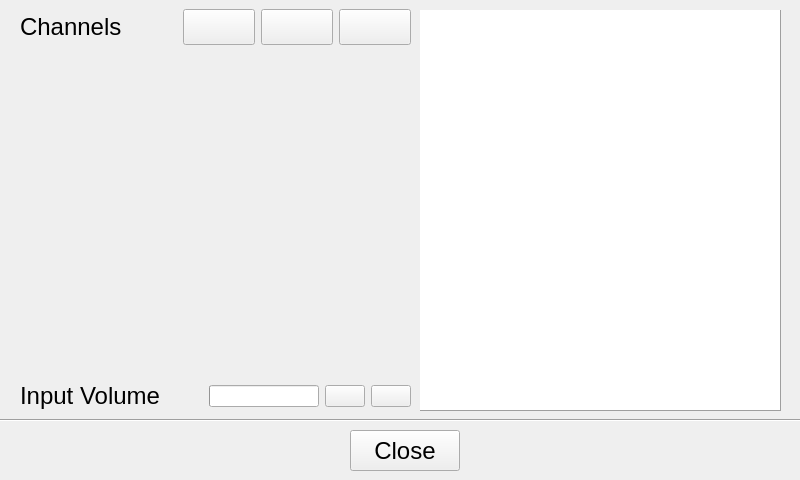
<?xml version="1.0" encoding="UTF-8"?>
<ui version="4.0">
 <class>SpectrumOptionsView</class>
 <widget class="QWidget" name="SpectrumOptionsView">
  <property name="geometry">
   <rect>
    <x>0</x>
    <y>0</y>
    <width>800</width>
    <height>480</height>
   </rect>
  </property>
  <property name="windowTitle">
   <string>Spectrum Options</string>
  </property>
  <property name="autoFillBackground">
   <bool>true</bool>
  </property>
  <widget class="QWidget" name="verticalLayoutWidget">
   <property name="geometry">
    <rect>
     <x>20</x>
     <y>9</y>
     <width>391</width>
     <height>401</height>
    </rect>
   </property>
   <layout class="QVBoxLayout" name="left_layout">
    <item>
     <layout class="QHBoxLayout" name="horizontalLayout">
      <item>
       <widget class="QLabel" name="label_channels">
        <property name="font">
         <font>
          <pointsize>18</pointsize>
         </font>
        </property>
        <property name="text">
         <string>Channels</string>
        </property>
       </widget>
      </item>
      <item>
       <spacer name="channel_hs">
        <property name="orientation">
         <enum>Qt::Horizontal</enum>
        </property>
        <property name="sizeHint" stdset="0">
         <size>
          <width>40</width>
          <height>20</height>
         </size>
        </property>
       </spacer>
      </item>
      <item>
       <widget class="QPushButton" name="button_c_v">
        <property name="minimumSize">
         <size>
          <width>0</width>
          <height>0</height>
         </size>
        </property>
        <property name="font">
         <font>
          <pointsize>18</pointsize>
         </font>
        </property>
        <property name="text">
         <string/>
        </property>
        <property name="icon">
         <iconset resource="../resources.qrc">
          <normaloff>:/icons/assets/icons/v.svg</normaloff>:/icons/assets/icons/v.svg</iconset>
        </property>
        <property name="iconSize">
         <size>
          <width>32</width>
          <height>32</height>
         </size>
        </property>
        <property name="checkable">
         <bool>true</bool>
        </property>
        <property name="checked">
         <bool>false</bool>
        </property>
       </widget>
      </item>
      <item>
       <widget class="QPushButton" name="button_c_h">
        <property name="minimumSize">
         <size>
          <width>0</width>
          <height>0</height>
         </size>
        </property>
        <property name="font">
         <font>
          <pointsize>18</pointsize>
         </font>
        </property>
        <property name="text">
         <string/>
        </property>
        <property name="icon">
         <iconset resource="../resources.qrc">
          <normaloff>:/icons/assets/icons/h.svg</normaloff>:/icons/assets/icons/h.svg</iconset>
        </property>
        <property name="iconSize">
         <size>
          <width>32</width>
          <height>32</height>
         </size>
        </property>
        <property name="checkable">
         <bool>true</bool>
        </property>
       </widget>
      </item>
      <item>
       <widget class="QPushButton" name="button_c_vh">
        <property name="minimumSize">
         <size>
          <width>0</width>
          <height>0</height>
         </size>
        </property>
        <property name="font">
         <font>
          <pointsize>18</pointsize>
         </font>
        </property>
        <property name="text">
         <string/>
        </property>
        <property name="icon">
         <iconset resource="../resources.qrc">
          <normaloff>:/icons/assets/icons/vh.svg</normaloff>:/icons/assets/icons/vh.svg</iconset>
        </property>
        <property name="iconSize">
         <size>
          <width>32</width>
          <height>32</height>
         </size>
        </property>
        <property name="checkable">
         <bool>true</bool>
        </property>
        <property name="checked">
         <bool>false</bool>
        </property>
        <property name="flat">
         <bool>false</bool>
        </property>
       </widget>
      </item>
     </layout>
    </item>
    <item>
     <spacer name="verticalSpacer">
      <property name="orientation">
       <enum>Qt::Vertical</enum>
      </property>
      <property name="sizeHint" stdset="0">
       <size>
        <width>20</width>
        <height>40</height>
       </size>
      </property>
     </spacer>
    </item>
    <item>
     <layout class="QHBoxLayout" name="horizontalLayout_2">
      <item>
       <widget class="QLabel" name="label_input_volume">
        <property name="font">
         <font>
          <pointsize>18</pointsize>
         </font>
        </property>
        <property name="text">
         <string>Input Volume</string>
        </property>
       </widget>
      </item>
      <item>
       <spacer name="horizontalSpacer">
        <property name="orientation">
         <enum>Qt::Horizontal</enum>
        </property>
        <property name="sizeHint" stdset="0">
         <size>
          <width>40</width>
          <height>20</height>
         </size>
        </property>
       </spacer>
      </item>
      <item>
       <widget class="QProgressBar" name="bar_volume">
        <property name="minimumSize">
         <size>
          <width>110</width>
          <height>0</height>
         </size>
        </property>
        <property name="value">
         <number>0</number>
        </property>
        <property name="textVisible">
         <bool>false</bool>
        </property>
       </widget>
      </item>
      <item>
       <widget class="QPushButton" name="button_vol_down">
        <property name="text">
         <string/>
        </property>
        <property name="icon">
         <iconset resource="../resources.qrc">
          <normaloff>:/icons/assets/icons/down_arrow_32.png</normaloff>:/icons/assets/icons/down_arrow_32.png</iconset>
        </property>
        <property name="iconSize">
         <size>
          <width>32</width>
          <height>32</height>
         </size>
        </property>
       </widget>
      </item>
      <item>
       <widget class="QPushButton" name="button_vol_up">
        <property name="text">
         <string/>
        </property>
        <property name="icon">
         <iconset resource="../resources.qrc">
          <normaloff>:/icons/assets/icons/up_arrow_32.png</normaloff>:/icons/assets/icons/up_arrow_32.png</iconset>
        </property>
        <property name="iconSize">
         <size>
          <width>32</width>
          <height>32</height>
         </size>
        </property>
       </widget>
      </item>
     </layout>
    </item>
   </layout>
  </widget>
  <widget class="Line" name="line_2">
   <property name="geometry">
    <rect>
     <x>0</x>
     <y>410</y>
     <width>801</width>
     <height>20</height>
    </rect>
   </property>
   <property name="orientation">
    <enum>Qt::Horizontal</enum>
   </property>
  </widget>
  <widget class="QPushButton" name="button_close">
   <property name="geometry">
    <rect>
     <x>350</x>
     <y>430</y>
     <width>110</width>
     <height>41</height>
    </rect>
   </property>
   <property name="font">
    <font>
     <pointsize>18</pointsize>
    </font>
   </property>
   <property name="text">
    <string>Close</string>
   </property>
  </widget>
  <widget class="QTableView" name="table_tx">
   <property name="geometry">
    <rect>
     <x>420</x>
     <y>10</y>
     <width>361</width>
     <height>401</height>
    </rect>
   </property>
   <property name="styleSheet">
    <string notr="true">QScrollBar:vertical { width: 30px; }</string>
   </property>
   <property name="frameShape">
    <enum>QFrame::Panel</enum>
   </property>
   <property name="frameShadow">
    <enum>QFrame::Raised</enum>
   </property>
   <property name="alternatingRowColors">
    <bool>true</bool>
   </property>
   <property name="selectionMode">
    <enum>QAbstractItemView::MultiSelection</enum>
   </property>
   <property name="selectionBehavior">
    <enum>QAbstractItemView::SelectRows</enum>
   </property>
   <attribute name="horizontalHeaderStretchLastSection">
    <bool>true</bool>
   </attribute>
   <attribute name="verticalHeaderVisible">
    <bool>false</bool>
   </attribute>
  </widget>
 </widget>
 <resources>
  <include location="../resources.qrc"/>
 </resources>
 <connections>
  <connection>
   <sender>button_close</sender>
   <signal>clicked()</signal>
   <receiver>SpectrumOptionsView</receiver>
   <slot>close()</slot>
   <hints>
    <hint type="sourcelabel">
     <x>404</x>
     <y>450</y>
    </hint>
    <hint type="destinationlabel">
     <x>399</x>
     <y>239</y>
    </hint>
   </hints>
  </connection>
 </connections>
</ui>
